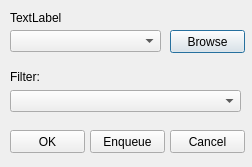
<ui version="4.0" >
 <class>qdCopyMove</class>
 <widget class="QDialog" name="qdCopyMove" >
  <property name="geometry" >
   <rect>
    <x>0</x>
    <y>0</y>
    <width>252</width>
    <height>167</height>
   </rect>
  </property>
  <property name="windowTitle" >
   <string>Dialog</string>
  </property>
  <widget class="QPushButton" name="pushButton_4" >
   <property name="geometry" >
    <rect>
     <x>170</x>
     <y>30</y>
     <width>75</width>
     <height>23</height>
    </rect>
   </property>
   <property name="text" >
    <string>Browse</string>
   </property>
  </widget>
  <widget class="QLabel" name="label_2" >
   <property name="geometry" >
    <rect>
     <x>10</x>
     <y>70</y>
     <width>46</width>
     <height>14</height>
    </rect>
   </property>
   <property name="text" >
    <string>Filter:</string>
   </property>
  </widget>
  <widget class="QComboBox" name="qcbFilter" >
   <property name="geometry" >
    <rect>
     <x>10</x>
     <y>90</y>
     <width>231</width>
     <height>22</height>
    </rect>
   </property>
  </widget>
  <widget class="QPushButton" name="qpbOK" >
   <property name="geometry" >
    <rect>
     <x>10</x>
     <y>130</y>
     <width>75</width>
     <height>23</height>
    </rect>
   </property>
   <property name="text" >
    <string>OK</string>
   </property>
  </widget>
  <widget class="QPushButton" name="qpbEnqueue" >
   <property name="geometry" >
    <rect>
     <x>90</x>
     <y>130</y>
     <width>75</width>
     <height>23</height>
    </rect>
   </property>
   <property name="text" >
    <string>Enqueue</string>
   </property>
  </widget>
  <widget class="QPushButton" name="qpbCancel" >
   <property name="geometry" >
    <rect>
     <x>170</x>
     <y>130</y>
     <width>75</width>
     <height>23</height>
    </rect>
   </property>
   <property name="text" >
    <string>Cancel</string>
   </property>
  </widget>
  <widget class="QLabel" name="qlCount" >
   <property name="geometry" >
    <rect>
     <x>10</x>
     <y>10</y>
     <width>71</width>
     <height>16</height>
    </rect>
   </property>
   <property name="text" >
    <string>TextLabel</string>
   </property>
  </widget>
  <widget class="QComboBox" name="qcbDestination" >
   <property name="geometry" >
    <rect>
     <x>10</x>
     <y>30</y>
     <width>151</width>
     <height>22</height>
    </rect>
   </property>
  </widget>
 </widget>
 <resources/>
 <connections/>
</ui>
